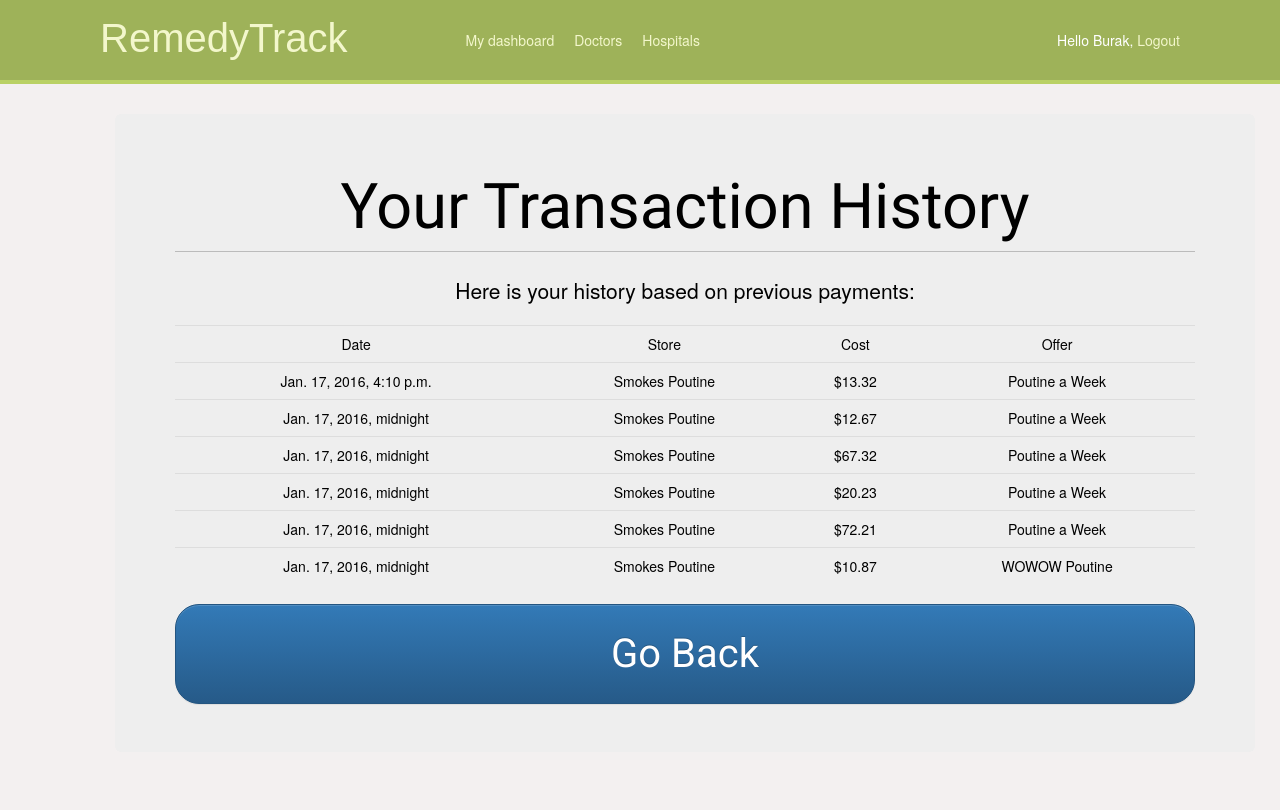
Page /account/history/ (signed in) on the committed database.
### account/models.py (models this page shows)
class Enterprise(models.Model):
    user = models.OneToOneField(User)
    name = models.CharField(max_length=25, default="Unnamed store")
    def __str__(self):
        return '{}'.format(self.name)

class Transaction(models.Model):
    enterprise = models.ForeignKey('Enterprise', related_name='enterprise');
    price = models.DecimalField(decimal_places=2, max_digits=20);
    offer = models.ForeignKey('Offer');
    customer = models.ForeignKey('Customer', related_name='customer')
    date = models.DateTimeField(auto_now_add=True, blank=True)

class Offer(models.Model):
    name = models.CharField(max_length=50, default="Unnamed offer")
    enterprise = models.ForeignKey('Enterprise');
    quantity = models.IntegerField();
    product_title = models.TextField();
    reward = models.TextField();
    participants = models.IntegerField(default=0);
    total_bought = models.IntegerField(default=0);
    def __str__(self):
        return '{}'.format(self.name)

### account/views.py (the view)
@login_required
def history(request):
    acc = Customer.objects.filter(user=request.user)
    if acc[0]:
        offers = Offer.objects.all()
        trans = Transaction.objects.all()
        output = []
        for transaction in trans:
            elem = []
            if transaction.customer == acc[0]:
                elem.append(transaction.enterprise)
                elem.append(transaction.price)
                elem.append(transaction.offer)
                elem.append(transaction.date)
            output.append(elem)
        if acc:
            return render(request, 'account/history.html',{'output': output[::-1]})
        else:
            return HttpResponse('Not Available')

### account/templates/account/history.html (shortened to what this page needs)
{% extends "base.html" %}
{% block content %}
<div class="container container-table">
    <div class="row vertical-center-row">
         <div class="container">
  			<div class="jumbotron custidbox">
    			<h1>Your Transaction History</h1>
			<p>Here is your history based on previous payments:</p>
      <table class="table table-hover">
        <tr>
          <td>Date</td>
          <td>Store</td>
          <td>Cost</td>
          <td>Offer</td>
        </tr>
  			{% for out in output %}
          <tr>
            <td>{{out.3}}</td>
            <td>{{out.0}}</td>
            <td>${{out.1}}</td>
            <td>{{out.2}}</td>
          </tr>
  			{% endfor %}
        </table>
			<button onclick="location.href='../'" type="button" class="btn btn-primary btn-lg btn-block btn-loyal round">Go Back</button>
  			</div>
		</div>
        </div>
    </div>
</div>
{% endblock %}

### account/templates/base.html (shortened to what this page needs)
{% load staticfiles %}
<!DOCTYPE html>
<html>
<head>
  <link rel="stylesheet" href="https://maxcdn.bootstrapcdn.com/bootstrap/3.3.6/css/bootstrap.min.css">
  <link rel="stylesheet" href="https://maxcdn.bootstrapcdn.com/bootstrap/3.3.6/css/bootstrap-theme.min.css">
  <link href="{% static "css/base.css" %}" rel="stylesheet">
</head>
<body>
  <div id="header">
  <span class="logo">RemedyTrack</span>
  {% if request.user.is_authenticated %}
    <ul class="menu">
      <li {% if section == "dashboard" %}class="selected"{% endif %}>
        <a href="{% url "dashboard" %}">My dashboard</a>
      </li>
      <li {% if section == "stores" %}class="selected"{% endif %}>
        <a href="#">Doctors</a>
      </li>
      <li {% if section == "offers" %}class="selected"{% endif %}>
        <a href="#">Hospitals</a>
      </li>
    </ul>
  {% endif %}
  <span class="user">
    {% if request.user.is_authenticated %}
      Hello {{ request.user.first_name }},
      <a href="{% url "logout" %}">Logout</a>
    {% else %}
      <a href="{% url "login" %}">Log-in</a>
    {% endif %}
  </span>
</div>
  <div id="content">
    {% block content %}
    {% endblock %}
</body>
</html>

### account/static/css/base.css (style rules this page uses)
body { width: 100%; height: 100%; font-family: Lora,"Helvetica Neue",Helvetica,Arial,sans-serif; color: black; background-color: #f3f0f0; }
p { line-height: 1.8; }
a { color:#628ede; text-decoration:none; }
h1, h2, h3, h4, h5 , h6 { font-family: 'Muli', sans-serif; font-weight:normal; }
h1 { border-bottom:1px solid #bbb; padding:0 0 10px 0; margin:10px 0 20px 0; }
#header { padding:10px 100px; font-size:14px; background:#9eb259; color:#fff; border-bottom:4px solid #b9d165; overflow:auto; }
#header .logo { font-family: 'helvetica', sans-serif; float:left; color:#f3f7cc; font-size:40px; margin-right:10%; }
#header ul.menu { list-style:none; float:left; margin:0; padding:0; }
#header ul.menu li { float:left; padding:20px 10px; }
#header a { color:#f3f7cc; }
#header .user { float:right; padding-top:20px; }
#content { padding:30px 100px; }
.btn-loyal { height: 100px; font-size: 40px; font-family: 'Roboto'; }
.custidbox { text-align: center; }
.btn-lg.round { border-radius: 24px; }

### rows in the picture
Enterprise: date "Jan. 17, 2016, 4:10 p.m.", name "Smokes Poutine", price "13.32", name "Poutine a Week", date "Jan. 17, 2016, midnight", price "12.67", price "67.32", price "20.23", price "72.21", price "10.87", name "WOWOW Poutine"

### other values in the picture
{{ request.user.first_name }} "Burak"
